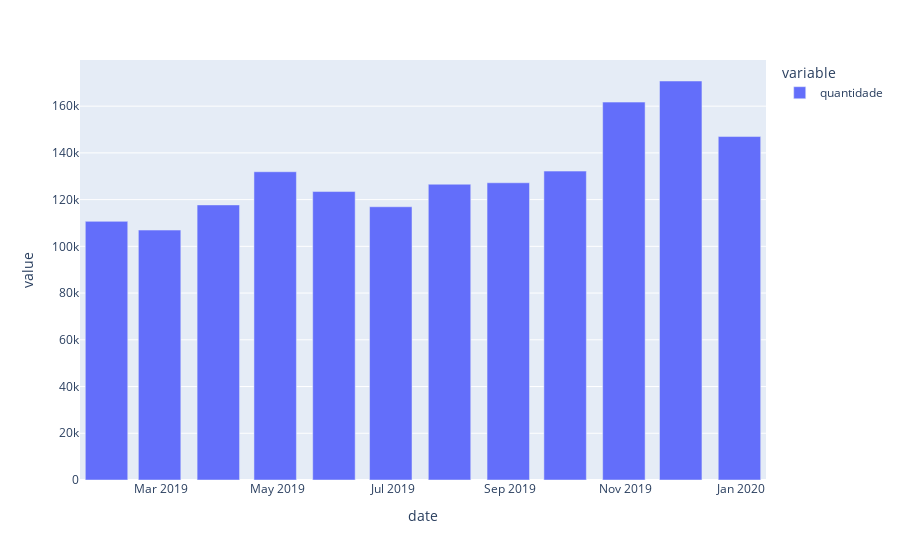

The code cell stored with this chart in its notebook:
### Code cell
frequency.index = pd.to_datetime(frequency.index)
frequency_per_month = frequency.groupby(pd.Grouper(freq='M')).sum()
fig = px.bar(frequency_per_month)
fig

### Figure 1 — Plotly figure (JSON) as saved in the notebook; plotly's stock layout.template omitted (floating-point values rounded to 4 significant figures)
{"data": [{"alignmentgroup": "True", "hovertemplate": "variable=quantidade<br>date=%{x}<br>value=%{y}<extra></extra>", "legendgroup": "quantidade", "marker": {"color": "#636efa"}, "name": "quantidade", "offsetgroup": "quantidade", "orientation": "v", "showlegend": true, "textposition": "auto", "type": "bar", "x": ["2019-01-31T00:00:00", "2019-02-28T00:00:00", "2019-03-31T00:00:00", "2019-04-30T00:00:00", "2019-05-31T00:00:00", "2019-06-30T00:00:00", "2019-07-31T00:00:00", "2019-08-31T00:00:00", "2019-09-30T00:00:00", "2019-10-31T00:00:00", "2019-11-30T00:00:00", "2019-12-31T00:00:00"], "xaxis": "x", "y": [110689, 106964, 117726, 131929, 123447, 116938, 126582, 127209, 132202, 161728, 170762, 146989], "yaxis": "y"}], "layout": {"barmode": "relative", "legend": {"title": {"text": "variable"}, "tracegroupgap": 0}, "margin": {"t": 60}, "xaxis": {"anchor": "y", "domain": [0, 1], "title": {"text": "date"}}, "yaxis": {"anchor": "x", "domain": [0, 1], "title": {"text": "value"}}}}
